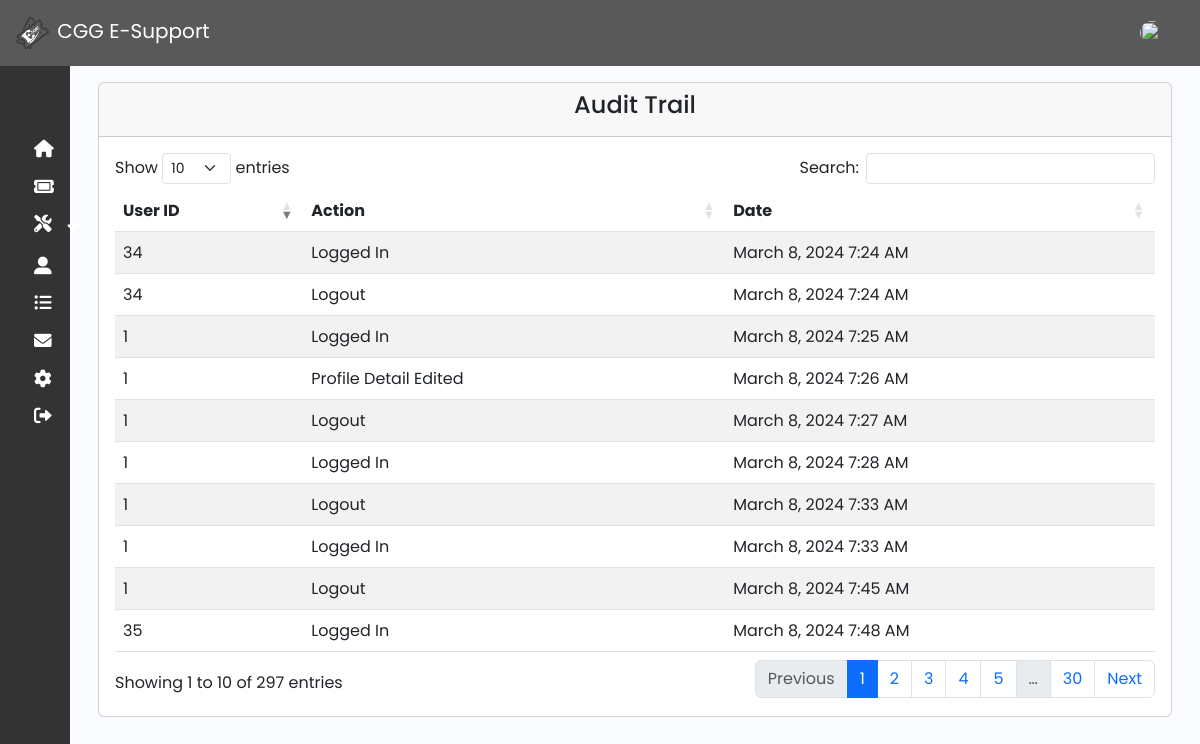
/admin/audit.php (signed in), run on the app's committed database.
### tables this page shows
CREATE TABLE `audit_trail` (
  `at_id` int(11) NOT NULL,
  `user_id` int(11) NOT NULL,
  `Action` varchar(550) NOT NULL,
  `Date` timestamp NOT NULL DEFAULT current_timestamp() ON UPDATE current_timestamp()
);

### function/myfunction.php (called while the page is built, shortened)
<?php
include('mysql_connect.php');
function getAll($table)
{
    global $con;
    $query = "SELECT * FROM $table";
    return $query_run = mysqli_query($con, $query);
}
?>

### admin/audit.php (the view, shortened to what this page needs)
<?php include('../function/myfunction.php');
include 'sidebar_navbar.php';
?>
<!DOCTYPE html>
<html lang="en">
<head>
    <link rel="stylesheet" href="https://cdnjs.cloudflare.com/ajax/libs/twitter-bootstrap/5.3.0/css/bootstrap.min.css">
    <link rel="stylesheet" href="https://cdn.datatables.net/1.13.7/css/dataTables.bootstrap5.min.css">
    <link rel="stylesheet" href="https://cdnjs.cloudflare.com/ajax/libs/font-awesome/6.0.0-beta3/css/all.min.css">
    <link href="https://cdn.lineicons.com/4.0/lineicons.css" rel="stylesheet" />
    <link href="https://cdn.jsdelivr.net/npm/bootstrap@5.3.0-alpha3/dist/css/bootstrap.min.css" rel="stylesheet">
    <link rel="stylesheet" href="css/sidebar.css">
</head>
<body>
    <div class="main p-3">
        <div class="container">
            <div class="row">
                <div class="col-md-12">
                    <div class="card">
                        <div class="card-header">
                            <div class="text-center">
                                <h4>Audit Trail</h4>
                            </div>
                        </div>
                        <div class="card-body">
                            <table id="example" class="table table-striped" style="width:100%">
                                <thead>
                                    <tr>
                                        <th>User ID</th>
                                        <th>Action</th>
                                        <th>Date</th>
                                    </tr>
                                </thead>
                                <tbody>
                                    <?php
                                    $audit = getAll("audit_trail");
                                    if (mysqli_num_rows($audit) > 0) {
                                        foreach ($audit as $item) {
                                    ?>
                                            <tr>
                                                <td><?= $item['user_id']; ?></td>
                                                <td><?= $item['Action']; ?></td>
                                                <td><?= date('F j, Y g:i A', strtotime($item['Date'])); ?></td>
                                    <?php
                                        }
                                    }
                                    ?>
                                </tbody>
                            </table>
                        </div>
                    </div>
                </div>
            </div>
        </div>
    </div>
</body>
</html>

### admin/css/sidebar.css (style rules this page uses)
body { font-family: "Poppins", sans-serif; }
.main { min-height: 100vh; width: 100%; overflow: hidden; transition: all 0.35s ease-in-out; background-color: #fafbfe; }

### data on the page
audit_trail: user "34", Action "Logged In", Date "March 8, 2024 7:24 AM"
audit_trail: user "34", Action "Logout", Date "March 8, 2024 7:24 AM"
audit_trail: user "1", Action "Logged In", Date "March 8, 2024 7:25 AM"
audit_trail: user "1", Action "Profile Detail Edited", Date "March 8, 2024 7:26 AM"
audit_trail: user "1", Action "Logout", Date "March 8, 2024 7:27 AM"
audit_trail: user "1", Action "Logged In", Date "March 8, 2024 7:28 AM"
audit_trail: user "1", Action "Logout", Date "March 8, 2024 7:33 AM"
audit_trail: user "1", Action "Logged In", Date "March 8, 2024 7:33 AM"
audit_trail: user "1", Action "Logout", Date "March 8, 2024 7:45 AM"
audit_trail: user "35", Action "Logged In", Date "March 8, 2024 7:48 AM"
